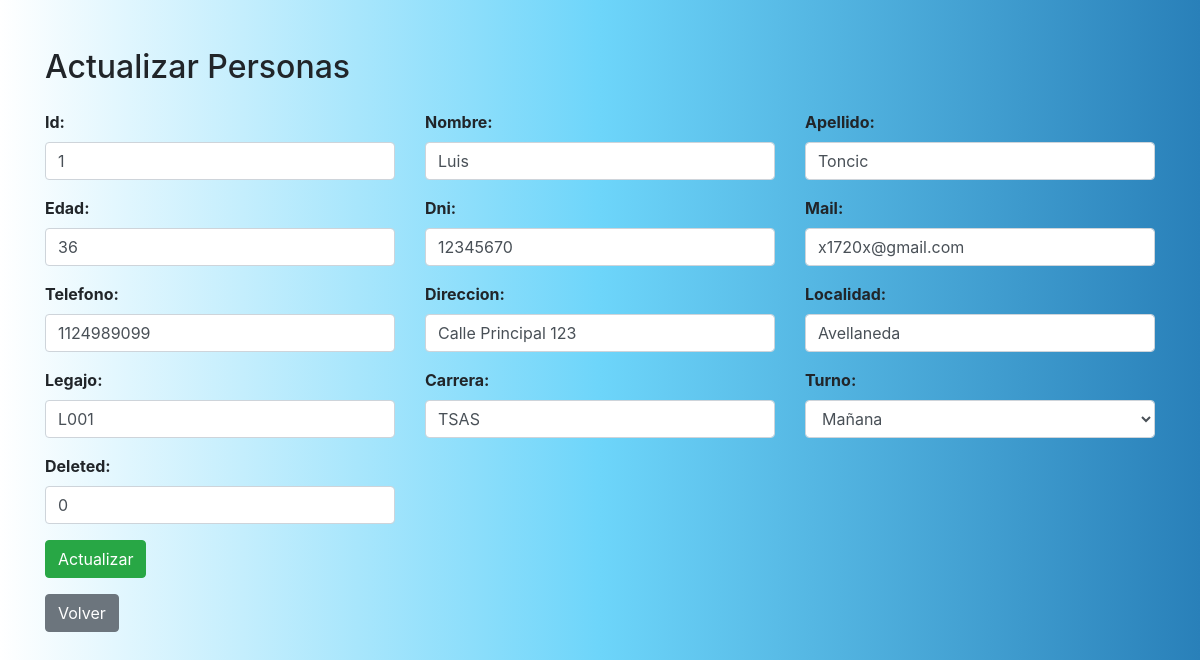
/dataEntry/update.php?type=personas&id=1 (signed in), run on the app's committed database.
### tables this page shows
CREATE TABLE `personas` (
  `id` int(11) NOT NULL AUTO_INCREMENT,
  `nombre` varchar(50) NOT NULL,
  `apellido` varchar(50) NOT NULL,
  `edad` int(11) DEFAULT NULL,
  `dni` varchar(20) NOT NULL,
  `mail` varchar(100) DEFAULT NULL,
  `telefono` varchar(20) DEFAULT NULL,
  `direccion` varchar(100) DEFAULT NULL,
  `localidad` varchar(50) DEFAULT NULL,
  `legajo` varchar(20) NOT NULL,
  `carrera` varchar(50) DEFAULT NULL,
  `turno` enum('Mañana','Tarde','Noche') NOT NULL,
  `deleted` tinyint(1) DEFAULT 0,
  PRIMARY KEY (`id`),
  UNIQUE KEY `dni` (`dni`),
  UNIQUE KEY `legajo` (`legajo`)
);

### dataEntry/update.php (the view, shortened to what this page needs)
<?php
include '../includes/db.php';
?>
<!DOCTYPE html>
<html lang="es">
<head>
    <link rel="stylesheet" href="https://stackpath.bootstrapcdn.com/bootstrap/4.5.0/css/bootstrap.min.css">
</head>
<body>
    <div class="container mt-5">
        <?php
        if (isset($_GET['type']) && isset($_GET['id'])) {
            $type = $_GET['type'];
            $id = $_GET['id'];
            $sql = "SELECT * FROM $type WHERE id=$id";
            $result = $conn->query($sql);
            if ($result->num_rows > 0) {
                $row = $result->fetch_assoc();
                echo "<h2 class='my-4'>Actualizar " . ucfirst($type) . "</h2>";
                echo "<form method='post'><div class='row'>";
                foreach ($row as $key => $value) {
                    $label = ucfirst($key);
                    if ($key == 'nombre' || $key == 'apellido' || $key == 'localidad') {
                        echo "<div class='col-md-4 mb-3'>";
                        echo "<label for='$key' class='form-label'>$label:</label>";
                        echo "<input type='text' class='form-control' name='$key' id='$key' value='$value' oninput='validarLetras(this)'>";
                        echo "</div>";
                    } elseif ($key == 'turno' || ($type == 'usuarios' && $key == 'rol')) {
                        echo "<div class='col-md-4 mb-3'>";
                        echo "<label for='$key' class='form-label'>$label:</label>";
                        echo "<select name='$key' class='form-control' id='$key'>";
                        if ($key == 'turno') {
                            echo "<option value='Mañana' " . ($value == 'Mañana' ? 'selected' : '') . ">Mañana</option>";
                        }
                        echo "</select>";
                        echo "</div>";
                    } else {
                        echo "<div class='col-md-4 mb-3'>";
                        echo "<label for='$key' class='form-label'>$label:</label>";
                        echo "<input type='text' class='form-control' name='$key' id='$key' value='$value'>";
                        echo "</div>";
                    }
                }
                echo "</div><button type='submit' class='btn btn-success'>Actualizar</button>";
                echo "</form>";
                echo "<a href='fABM.php' class='btn btn-secondary mt-3'>Volver</a>";
            } else {
                echo '<div class="alert alert-warning mt-3" role="alert">No se encontraron datos para actualizar</div>';
            }
        } else {
            echo '<div class="alert alert-danger mt-3" role="alert">Error: Tipo de entidad o ID no proporcionados</div>';
        }
        ?>
    </div>
</body>
</html>

### dataEntry/update.php (style rules this page uses)
body { background: #2980B9; background: -webkit-linear-gradient(to right, #FFFFFF, #6DD5FA, #2980B9); background: linear-gradient(to right, #FFFFFF, #6DD5FA, #2980B9); }
.form-label { font-weight: bold; }

### data on the page
personas: id "1", nombre "Luis", apellido "Toncic", edad "36", dni "12345670", mail "x1720x@gmail.com", telefono "1124989099", direccion "Calle Principal 123", localidad "Avellaneda", legajo "L001", carrera "TSAS", turno "Mañana", deleted "0"

### other printed values
$type "Personas"
$label "Id"
$label "Nombre"
$label "Apellido"
$label "Edad"
$label "Dni"
$label "Mail"
$label "Telefono"
$label "Direccion"
$label "Localidad"
$label "Legajo"
$label "Carrera"
$label "Turno"
$label "Deleted"
